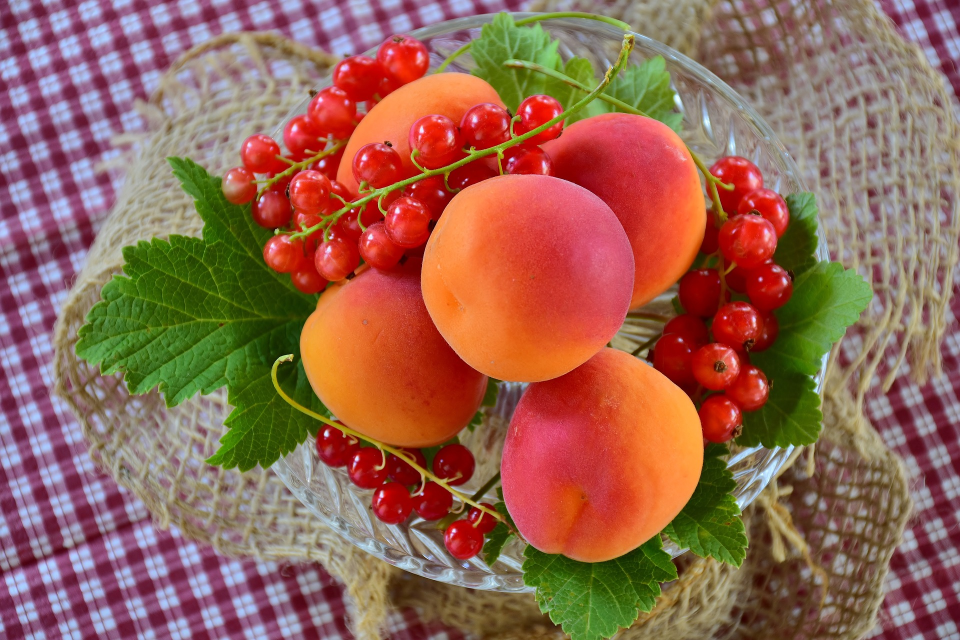
%> input picture apricots-2444808_1920.jpg, 1920 x 1280 px (shown at 1/2 size)
$ octave ResizedImage2.m   (GNU Octave 9; MATLAB toolbox functions it lacks are replaced by stand-ins)
%> lines starting %> are read from the running program, lines starting %| are printed output that depends on the picture
img=imread('apricots-2444808_1920.jpg');
%> img is the input picture: size 1280x1920x3 uint8; mean R, G, B 148.9, 101.1, 83.6
resized_img=imresize(img,[256,256]);
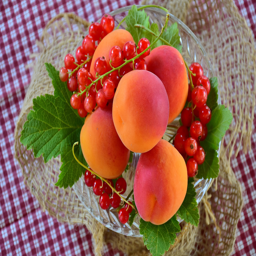
%> resized_img: size 256x256x3 uint8; mean R, G, B 148.9, 101.1, 83.6
subplot(2,2,1),imshow(img),title('Original Image');
subplot(2,2,2),imshow(resized_img),title('Resized Image');
%> after `title('Resized Image')`:
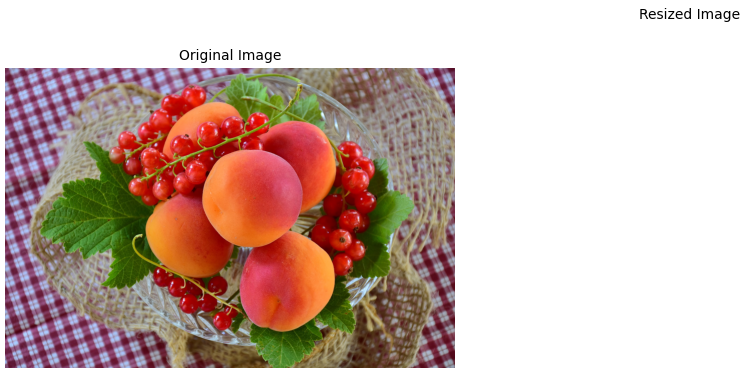
%> figure redrawn from the program's plot data, 2 panels

$ run again, with apricots-2523272_1920.jpg copied over apricots-2444808_1920.jpg
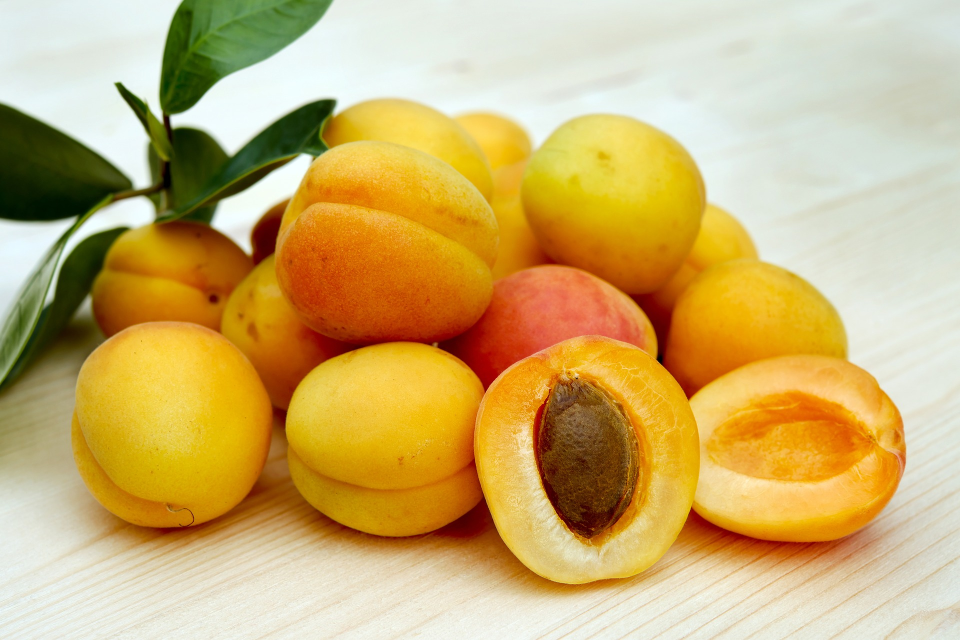
%> input picture apricots-2523272_1920.jpg, 1920 x 1280 px (shown at 1/2 size)
%> img is the input picture: size 1280x1920x3 uint8; mean R, G, B 203.8, 175.3, 110.5
%> `resized_img=imresize(img,[256,256]);`:
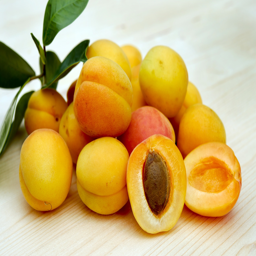
%> resized_img: size 256x256x3 uint8; mean R, G, B 203.8, 175.3, 110.5
%> `title('Resized Image')`:
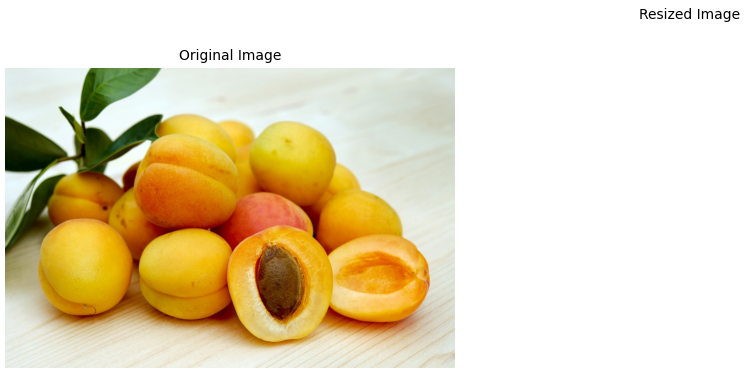
%> figure redrawn from the program's plot data, 2 panels

$ run again, with images(7).jpg copied over apricots-2444808_1920.jpg
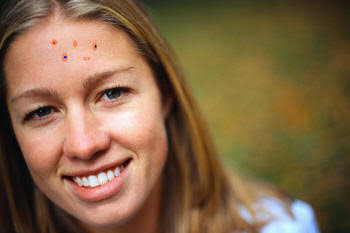
%> input picture images(7).jpg, 350 x 233 px
%> img is the input picture: size 233x350x3 uint8; mean R, G, B 129.4, 101.2, 70.5
%> `resized_img=imresize(img,[256,256]);`:
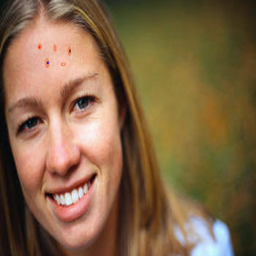
%> resized_img: size 256x256x3 uint8; mean R, G, B 129.4, 101.2, 70.5
